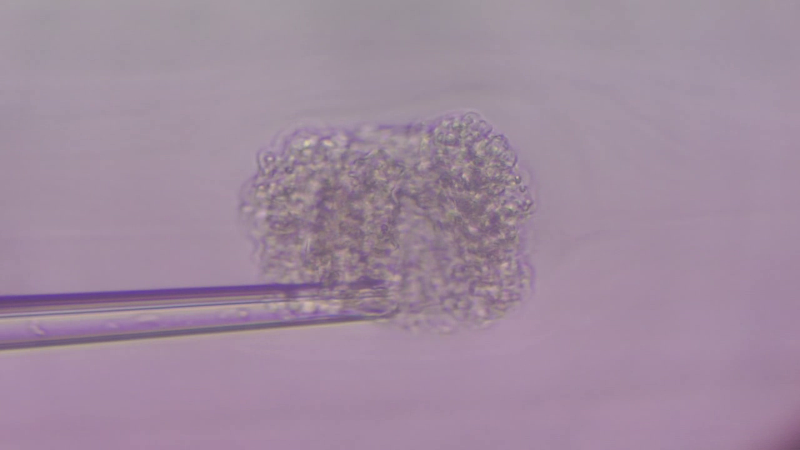
#> input picture segment/srcImage/00371/frame150.png, 800 x 450 px
$ python gabor.py   (older library calls are emulated)
#> lines starting #> are read from the running program, lines starting #| are printed output that depends on the picture
import numpy as np
import cv2

# cv2.getGaborKernel(ksize, sigma, theta, lambda, gamma, psi, ktype)
# ksize - size of gabor filter (n, n)
# sigma - standard deviation of the gaussian function
# theta - orientation of the normal to the parallel stripes
# lambda - wavelength of the sunusoidal factor
# gamma - spatial aspect ratio
# psi - phase offset
# ktype - type and range of values that each pixel in the gabor kernel can hold


# The ksize is related to sigma
g_kernel = cv2.getGaborKernel((123, 123), 15, np.pi/4, 15, 3, 0, ktype=cv2.CV_32F)

img = cv2.imread('srcImage/00371/frame150.png')
#> img is the input picture: shape (450, 800, 3); mean B, G, R 159, 139.5, 160
img = cv2.cvtColor(img, cv2.COLOR_BGR2GRAY)
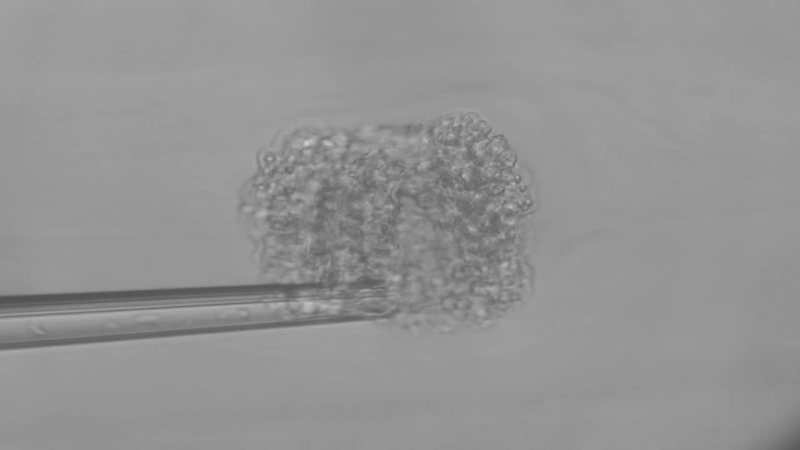
#> img: shape (450, 800); min 81, max 206, mean 147.8
filtered_img = cv2.filter2D(img, cv2.CV_8UC3, g_kernel)
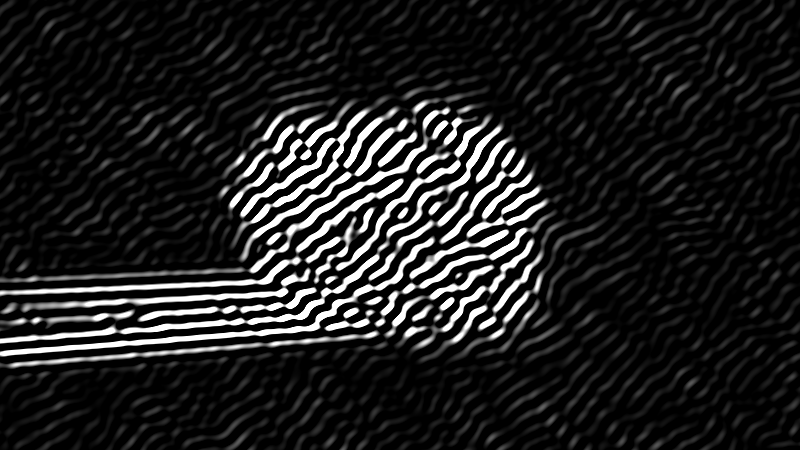
#> filtered_img: shape (450, 800); min 0, max 255, mean 30.8
filtered_img = cv2.GaussianBlur(filtered_img, (71, 71), 21)
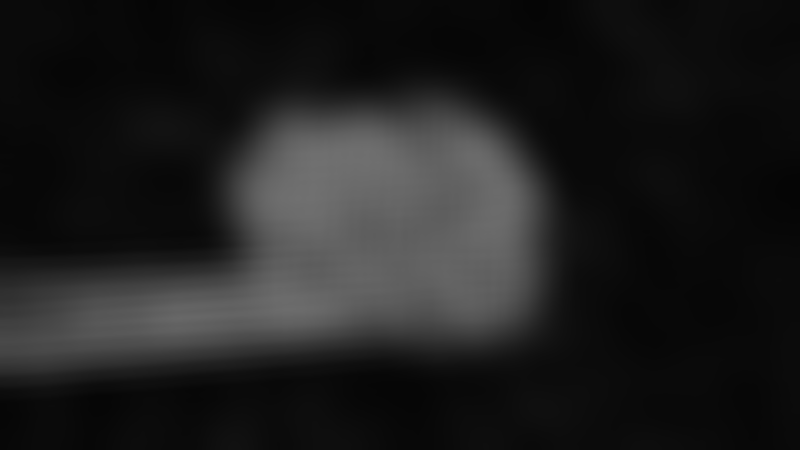
#> filtered_img: shape (450, 800); min 5, max 112, mean 30.8

cv2.imshow('image', img)
cv2.imshow('filtered image', filtered_img)

h, w = g_kernel.shape[:2]
g_kernel = cv2.resize(g_kernel, (w, h), interpolation=cv2.INTER_CUBIC)
cv2.imshow('gabor kernel (resized)', g_kernel)
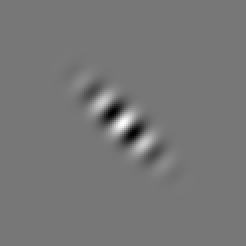
#> window 'gabor kernel (resized)': shape (123, 123) float32 (shown 2 times larger); min -0.88, max 1, mean 2.51e-10; drawn with min black and max white
cv2.waitKey(0)
cv2.destroyAllWindows()

$ run again, with segment/srcImage/00371/frame0.png copied over segment/srcImage/00371/frame150.png
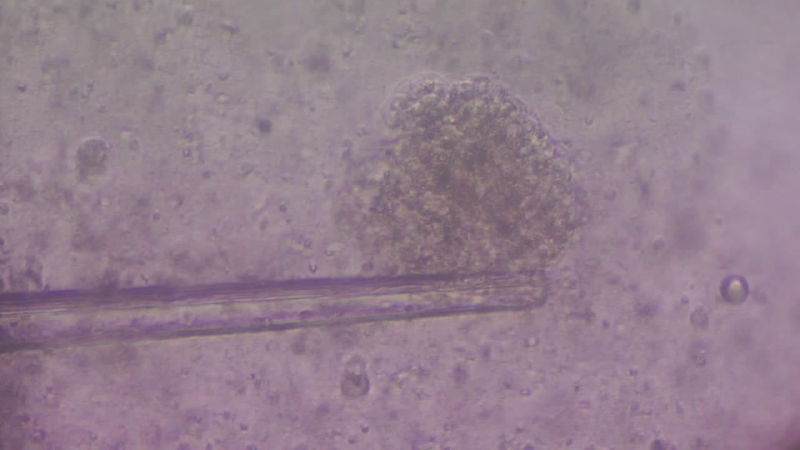
#> input picture segment/srcImage/00371/frame0.png, 800 x 450 px
#> img is the input picture: shape (450, 800, 3); mean B, G, R 142.5, 127.6, 148.3
#> img: shape (450, 800)
#> `filtered_img = cv2.filter2D(img, cv2.CV_8UC3, g_kernel)`:
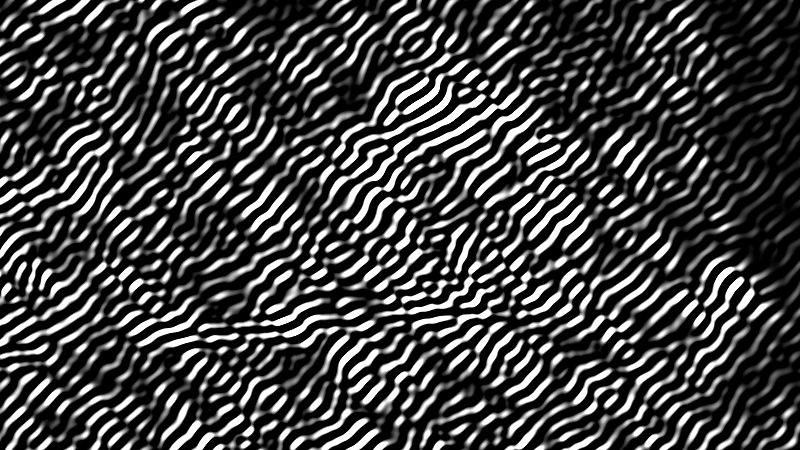
#> filtered_img: shape (450, 800); min 0, max 255, mean 67.2
#> `filtered_img = cv2.GaussianBlur(filtered_img, (71, 71), 21)`:
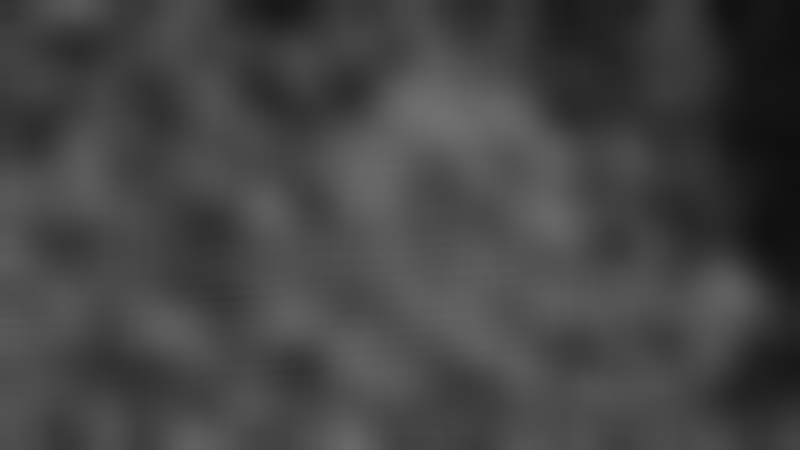
#> filtered_img: shape (450, 800); min 15, max 112, mean 67.2

$ run again, with segment/srcImage/00371/frame140.png copied over segment/srcImage/00371/frame150.png
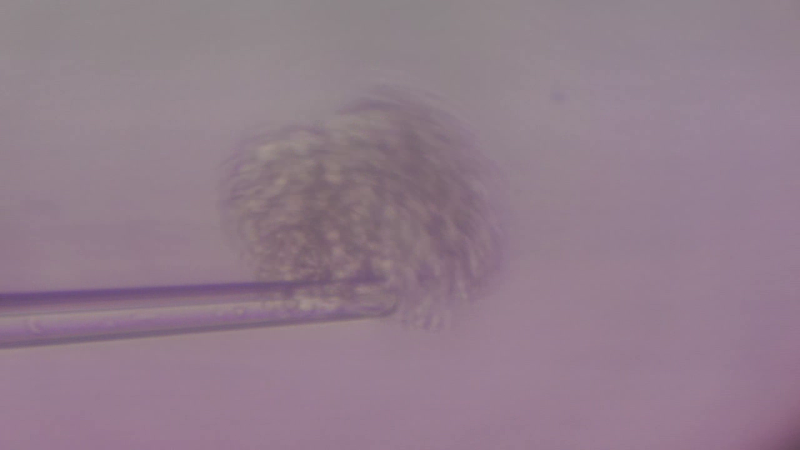
#> input picture segment/srcImage/00371/frame140.png, 800 x 450 px
#> img is the input picture: shape (450, 800, 3); mean B, G, R 139.9, 125.4, 146.1
#> img: shape (450, 800)
#> `filtered_img = cv2.filter2D(img, cv2.CV_8UC3, g_kernel)`:
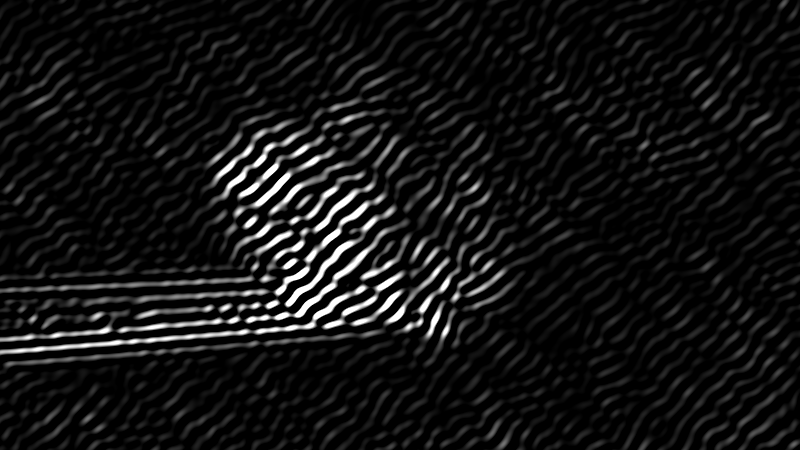
#> filtered_img: shape (450, 800); min 0, max 255, mean 19
#> `filtered_img = cv2.GaussianBlur(filtered_img, (71, 71), 21)`:
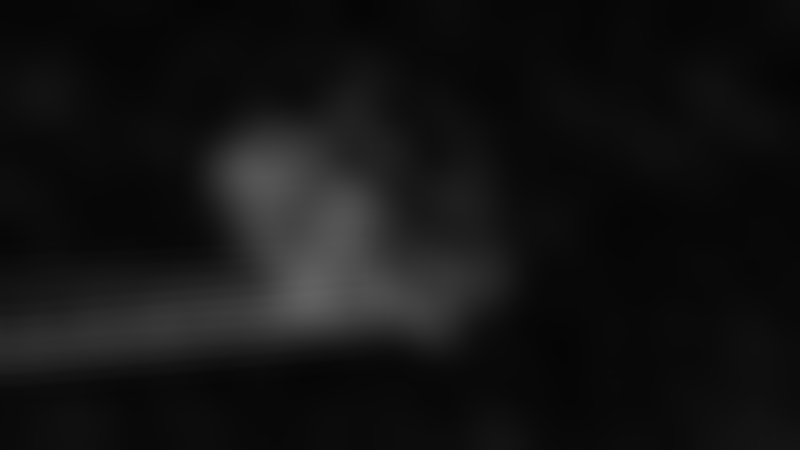
#> filtered_img: shape (450, 800); min 5, max 98, mean 19
